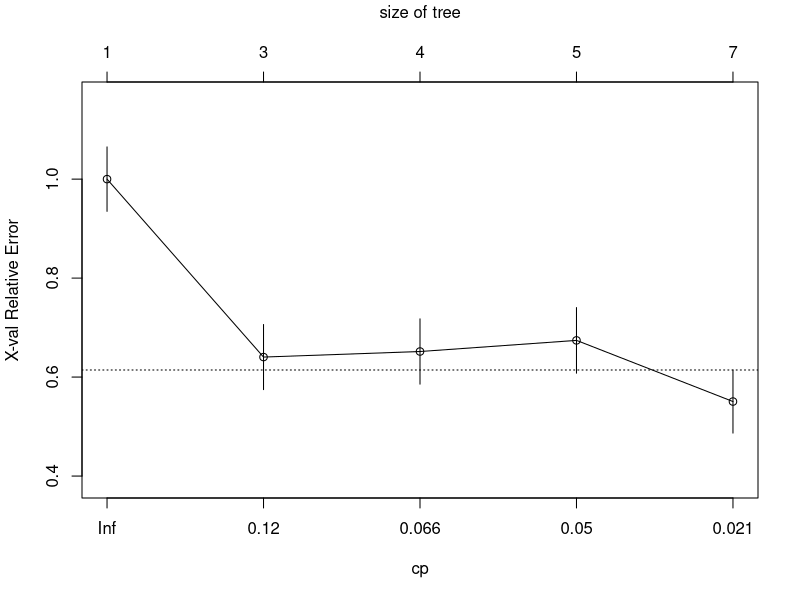
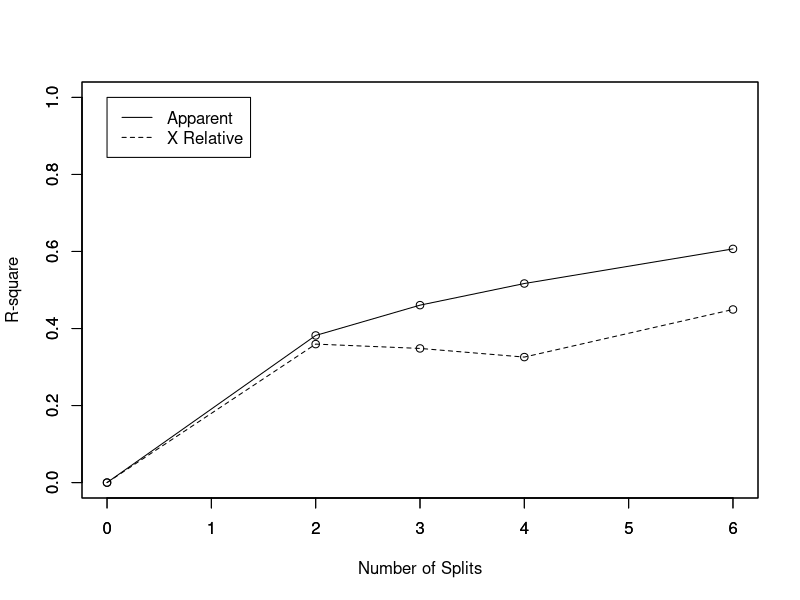
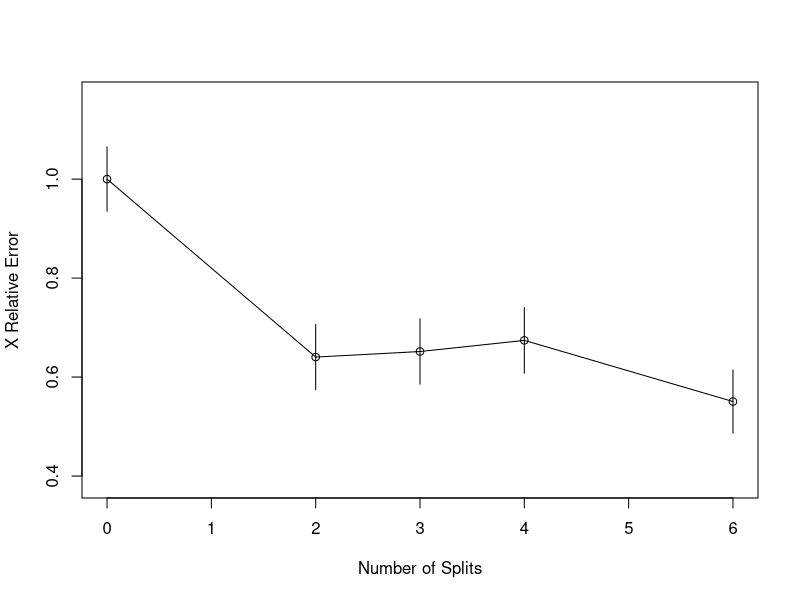
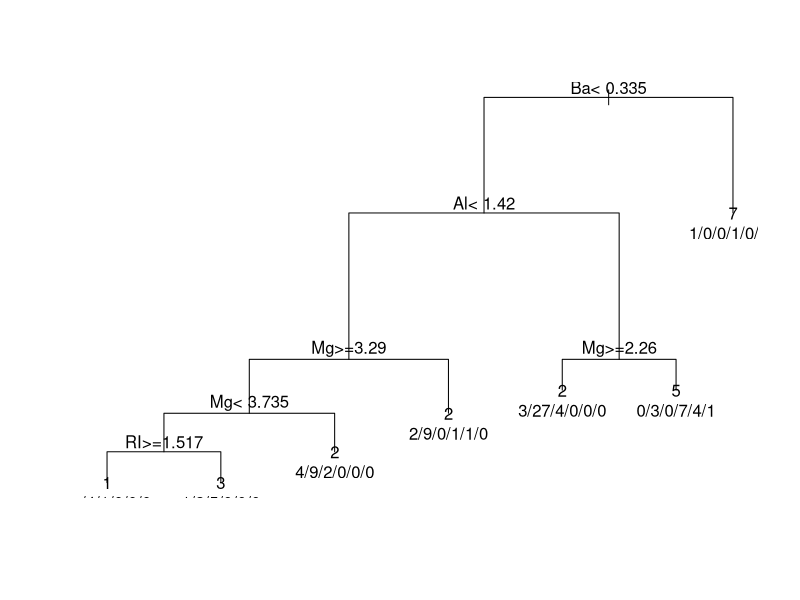
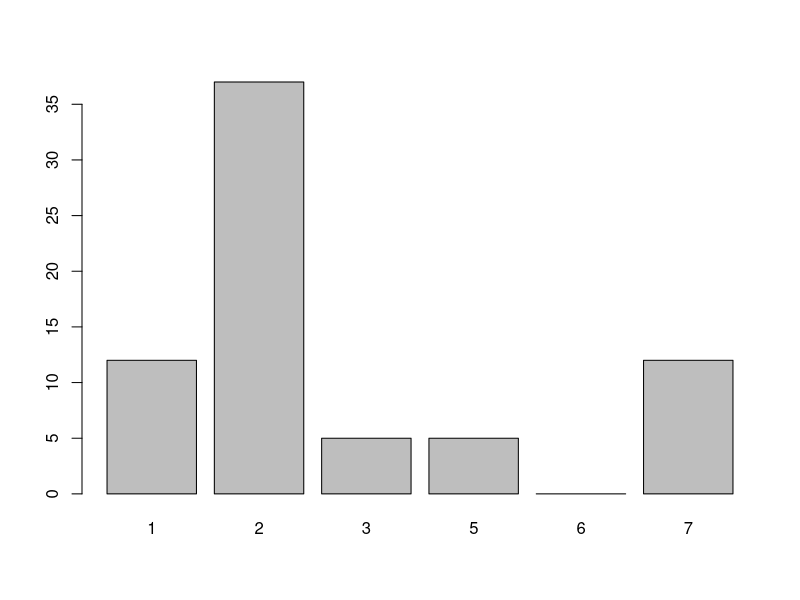

These charts were generated, in order, by the following R code:
library(e1071)
library(rpart)

data(Glass, package="mlbench")

index <- 1:nrow(Glass)
testindex <- sample(index, trunc(length(index)/3))

testset <- Glass[testindex,]
trainset <- Glass[-testindex,]

rpart.model <- rpart(Type ~ ., data = trainset)
rpart.pred <- predict(rpart.model, testset[,-10], type = "class")

printcp(rpart.model)
plotcp(rpart.model)

rsq.rpart(rpart.model)
print(rpart.model)

plot(rpart.model,compress=TRUE)
text(rpart.model, use.n=TRUE)
plot(rpart.pred)


